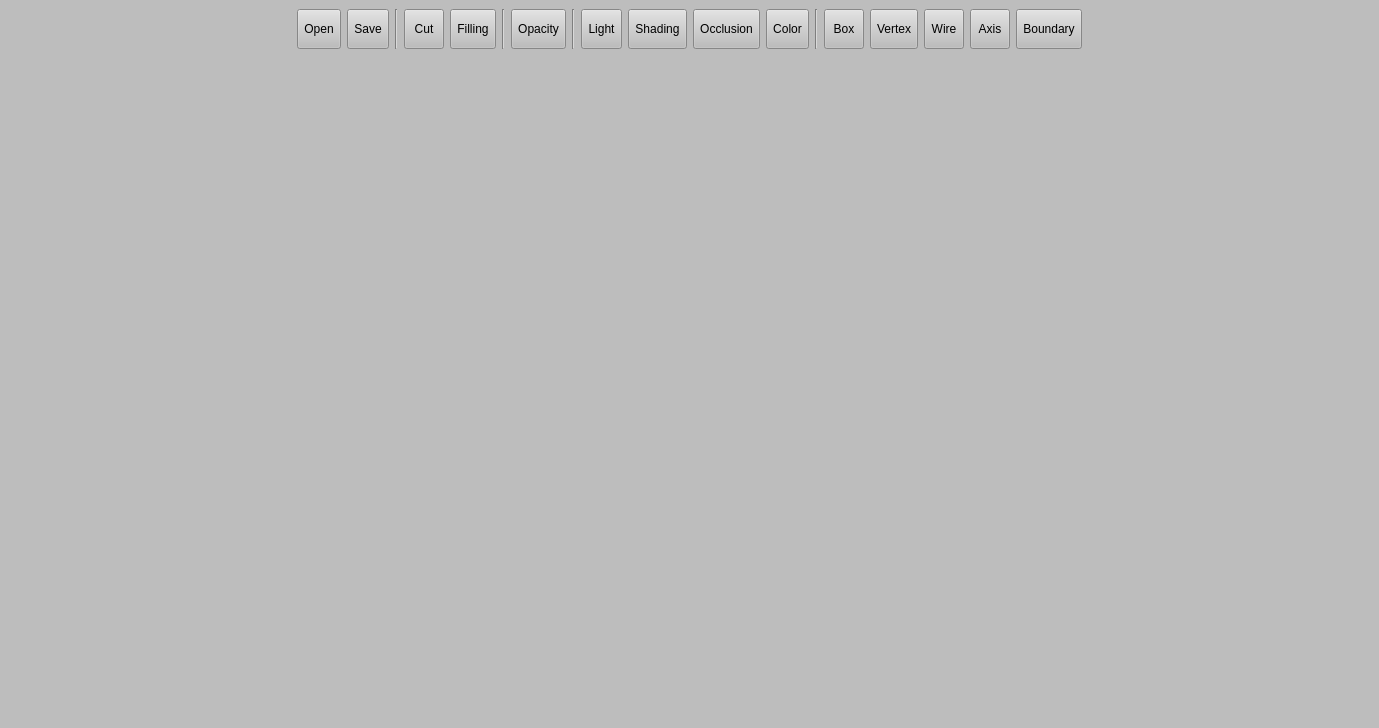
<?xml version="1.0" encoding="UTF-8"?>
<ui version="4.0">
 <class>STLViewer</class>
 <widget class="QWidget" name="STLViewer">
  <property name="geometry">
   <rect>
    <x>0</x>
    <y>0</y>
    <width>1379</width>
    <height>728</height>
   </rect>
  </property>
  <property name="windowTitle">
   <string>STLViewer</string>
  </property>
  <property name="styleSheet">
   <string notr="true">QWidget{

background-color: rgb(189, 189, 189);
}</string>
  </property>
  <layout class="QGridLayout" name="gridLayout_2">
   <property name="leftMargin">
    <number>0</number>
   </property>
   <property name="topMargin">
    <number>0</number>
   </property>
   <property name="rightMargin">
    <number>0</number>
   </property>
   <property name="bottomMargin">
    <number>0</number>
   </property>
   <item row="0" column="0">
    <layout class="QVBoxLayout" name="verticalLayout" stretch="0,1">
     <item>
      <layout class="QHBoxLayout" name="horizontalLayout">
       <item>
        <spacer name="horizontalSpacer">
         <property name="orientation">
          <enum>Qt::Horizontal</enum>
         </property>
         <property name="sizeHint" stdset="0">
          <size>
           <width>40</width>
           <height>20</height>
          </size>
         </property>
        </spacer>
       </item>
       <item>
        <widget class="QWidget" name="Mainwidget" native="true">
         <property name="focusPolicy">
          <enum>Qt::NoFocus</enum>
         </property>
         <property name="layoutDirection">
          <enum>Qt::RightToLeft</enum>
         </property>
         <property name="styleSheet">
          <string notr="true">QToolButton
{
	background-color:rgb(189,189,189);


}</string>
         </property>
         <layout class="QGridLayout" name="gridLayout">
          <item row="0" column="23">
           <widget class="QToolButton" name="SavetoolButton">
            <property name="minimumSize">
             <size>
              <width>40</width>
              <height>40</height>
             </size>
            </property>
            <property name="text">
             <string>Save</string>
            </property>
            <property name="icon">
             <iconset>
              <normaloff>../../Users/KOSA/Desktop/image/Save.png</normaloff>../../Users/KOSA/Desktop/image/Save.png</iconset>
            </property>
            <property name="iconSize">
             <size>
              <width>30</width>
              <height>30</height>
             </size>
            </property>
            <property name="toolButtonStyle">
             <enum>Qt::ToolButtonTextUnderIcon</enum>
            </property>
           </widget>
          </item>
          <item row="0" column="21">
           <widget class="QToolButton" name="CuttoolButton">
            <property name="sizePolicy">
             <sizepolicy hsizetype="Minimum" vsizetype="Minimum">
              <horstretch>0</horstretch>
              <verstretch>0</verstretch>
             </sizepolicy>
            </property>
            <property name="minimumSize">
             <size>
              <width>40</width>
              <height>40</height>
             </size>
            </property>
            <property name="mouseTracking">
             <bool>true</bool>
            </property>
            <property name="styleSheet">
             <string notr="true">QPushButton:hover,QToolButton:hover {

  border-top-color: qlineargradient(x1: 0, y1: 0, x2: 0, y2: 1, stop: 0 #b2afaa, stop: 0.5 #4847a1, stop: 1 #7e7cb6);
  border-radius: 1px;
  border-top-width: 15px;
  border-bottom-color: qlineargradient(x1: 0, y1: 0, x2: 0, y2: 1, stop: 0 #7e7cb6, stop: 0.5 #4847a1, stop: 1 #b2afaa);
  border-bottom-width: 15px;
  background-color: qlineargradient(x1: 0, y1: 0, x2: 0, y2: 1, stop: 0 #e4e0e1, stop: 1 #cfcbcd);

}</string>
            </property>
            <property name="text">
             <string>Cut</string>
            </property>
            <property name="icon">
             <iconset>
              <normaloff>../../Users/KOSA/Desktop/image/cut.png</normaloff>../../Users/KOSA/Desktop/image/cut.png</iconset>
            </property>
            <property name="iconSize">
             <size>
              <width>30</width>
              <height>30</height>
             </size>
            </property>
            <property name="checkable">
             <bool>false</bool>
            </property>
            <property name="toolButtonStyle">
             <enum>Qt::ToolButtonTextUnderIcon</enum>
            </property>
            <property name="arrowType">
             <enum>Qt::NoArrow</enum>
            </property>
           </widget>
          </item>
          <item row="0" column="7">
           <widget class="QToolButton" name="BoxtoolButton">
            <property name="minimumSize">
             <size>
              <width>40</width>
              <height>40</height>
             </size>
            </property>
            <property name="text">
             <string>Box</string>
            </property>
            <property name="icon">
             <iconset>
              <normaloff>../../Users/KOSA/Desktop/image/Box.png</normaloff>../../Users/KOSA/Desktop/image/Box.png</iconset>
            </property>
            <property name="iconSize">
             <size>
              <width>30</width>
              <height>30</height>
             </size>
            </property>
            <property name="toolButtonStyle">
             <enum>Qt::ToolButtonTextUnderIcon</enum>
            </property>
           </widget>
          </item>
          <item row="0" column="22">
           <widget class="Line" name="line_4">
            <property name="orientation">
             <enum>Qt::Vertical</enum>
            </property>
           </widget>
          </item>
          <item row="0" column="6">
           <widget class="QToolButton" name="VertextoolButton">
            <property name="minimumSize">
             <size>
              <width>40</width>
              <height>40</height>
             </size>
            </property>
            <property name="text">
             <string>Vertex</string>
            </property>
            <property name="icon">
             <iconset>
              <normaloff>../../Users/KOSA/Desktop/image/Vertex.png</normaloff>../../Users/KOSA/Desktop/image/Vertex.png</iconset>
            </property>
            <property name="iconSize">
             <size>
              <width>30</width>
              <height>30</height>
             </size>
            </property>
            <property name="toolButtonStyle">
             <enum>Qt::ToolButtonTextUnderIcon</enum>
            </property>
           </widget>
          </item>
          <item row="0" column="8">
           <widget class="Line" name="line_3">
            <property name="orientation">
             <enum>Qt::Vertical</enum>
            </property>
           </widget>
          </item>
          <item row="0" column="24">
           <widget class="QToolButton" name="OpentoolButton">
            <property name="minimumSize">
             <size>
              <width>40</width>
              <height>40</height>
             </size>
            </property>
            <property name="text">
             <string>Open</string>
            </property>
            <property name="icon">
             <iconset>
              <normaloff>../../Users/KOSA/Desktop/image/Open.png</normaloff>../../Users/KOSA/Desktop/image/Open.png</iconset>
            </property>
            <property name="iconSize">
             <size>
              <width>30</width>
              <height>30</height>
             </size>
            </property>
            <property name="toolButtonStyle">
             <enum>Qt::ToolButtonTextUnderIcon</enum>
            </property>
           </widget>
          </item>
          <item row="0" column="20">
           <widget class="QToolButton" name="FillingtoolButton">
            <property name="minimumSize">
             <size>
              <width>40</width>
              <height>40</height>
             </size>
            </property>
            <property name="text">
             <string>Filling</string>
            </property>
            <property name="icon">
             <iconset>
              <normaloff>../../Users/KOSA/Desktop/image/filling.png</normaloff>../../Users/KOSA/Desktop/image/filling.png</iconset>
            </property>
            <property name="iconSize">
             <size>
              <width>30</width>
              <height>30</height>
             </size>
            </property>
            <property name="toolButtonStyle">
             <enum>Qt::ToolButtonTextUnderIcon</enum>
            </property>
           </widget>
          </item>
          <item row="0" column="10">
           <widget class="QToolButton" name="OcclusiontoolButton">
            <property name="minimumSize">
             <size>
              <width>40</width>
              <height>40</height>
             </size>
            </property>
            <property name="text">
             <string>Occlusion</string>
            </property>
            <property name="toolButtonStyle">
             <enum>Qt::ToolButtonTextUnderIcon</enum>
            </property>
           </widget>
          </item>
          <item row="0" column="15">
           <widget class="Line" name="line_2">
            <property name="orientation">
             <enum>Qt::Vertical</enum>
            </property>
           </widget>
          </item>
          <item row="0" column="4">
           <widget class="QToolButton" name="AxistoolButton">
            <property name="minimumSize">
             <size>
              <width>40</width>
              <height>40</height>
             </size>
            </property>
            <property name="text">
             <string>Axis</string>
            </property>
            <property name="icon">
             <iconset>
              <normaloff>../../Users/KOSA/Desktop/image/Axis.png</normaloff>../../Users/KOSA/Desktop/image/Axis.png</iconset>
            </property>
            <property name="iconSize">
             <size>
              <width>30</width>
              <height>30</height>
             </size>
            </property>
            <property name="toolButtonStyle">
             <enum>Qt::ToolButtonTextUnderIcon</enum>
            </property>
           </widget>
          </item>
          <item row="0" column="9">
           <widget class="QToolButton" name="ColortoolButton">
            <property name="minimumSize">
             <size>
              <width>40</width>
              <height>40</height>
             </size>
            </property>
            <property name="text">
             <string>Color</string>
            </property>
            <property name="icon">
             <iconset>
              <normaloff>../../Users/KOSA/Desktop/image/Color.png</normaloff>../../Users/KOSA/Desktop/image/Color.png</iconset>
            </property>
            <property name="iconSize">
             <size>
              <width>30</width>
              <height>30</height>
             </size>
            </property>
            <property name="toolButtonStyle">
             <enum>Qt::ToolButtonTextUnderIcon</enum>
            </property>
           </widget>
          </item>
          <item row="0" column="14">
           <widget class="QToolButton" name="LighttoolButton">
            <property name="minimumSize">
             <size>
              <width>40</width>
              <height>40</height>
             </size>
            </property>
            <property name="text">
             <string>Light</string>
            </property>
            <property name="icon">
             <iconset>
              <normaloff>../../Users/KOSA/Desktop/image/light.png</normaloff>../../Users/KOSA/Desktop/image/light.png</iconset>
            </property>
            <property name="iconSize">
             <size>
              <width>30</width>
              <height>30</height>
             </size>
            </property>
            <property name="toolButtonStyle">
             <enum>Qt::ToolButtonTextUnderIcon</enum>
            </property>
           </widget>
          </item>
          <item row="0" column="19">
           <widget class="Line" name="line">
            <property name="orientation">
             <enum>Qt::Vertical</enum>
            </property>
           </widget>
          </item>
          <item row="0" column="16">
           <widget class="QToolButton" name="OpacitytoolButton">
            <property name="minimumSize">
             <size>
              <width>40</width>
              <height>40</height>
             </size>
            </property>
            <property name="text">
             <string>Opacity</string>
            </property>
            <property name="icon">
             <iconset>
              <normaloff>../../Users/KOSA/Desktop/image/Opacity.png</normaloff>../../Users/KOSA/Desktop/image/Opacity.png</iconset>
            </property>
            <property name="iconSize">
             <size>
              <width>30</width>
              <height>30</height>
             </size>
            </property>
            <property name="toolButtonStyle">
             <enum>Qt::ToolButtonTextUnderIcon</enum>
            </property>
           </widget>
          </item>
          <item row="0" column="5">
           <widget class="QToolButton" name="WiretoolButton">
            <property name="minimumSize">
             <size>
              <width>40</width>
              <height>40</height>
             </size>
            </property>
            <property name="text">
             <string>Wire</string>
            </property>
            <property name="icon">
             <iconset>
              <normaloff>../../Users/KOSA/Desktop/image/LineView.png</normaloff>../../Users/KOSA/Desktop/image/LineView.png</iconset>
            </property>
            <property name="iconSize">
             <size>
              <width>30</width>
              <height>30</height>
             </size>
            </property>
            <property name="toolButtonStyle">
             <enum>Qt::ToolButtonTextUnderIcon</enum>
            </property>
           </widget>
          </item>
          <item row="0" column="11">
           <widget class="QToolButton" name="ShadingtoolButton">
            <property name="minimumSize">
             <size>
              <width>40</width>
              <height>40</height>
             </size>
            </property>
            <property name="text">
             <string>Shading</string>
            </property>
            <property name="icon">
             <iconset>
              <normaloff>../../Users/KOSA/Desktop/image/Sha.png</normaloff>../../Users/KOSA/Desktop/image/Sha.png</iconset>
            </property>
            <property name="iconSize">
             <size>
              <width>30</width>
              <height>30</height>
             </size>
            </property>
            <property name="toolButtonStyle">
             <enum>Qt::ToolButtonTextUnderIcon</enum>
            </property>
           </widget>
          </item>
          <item row="0" column="3">
           <widget class="QToolButton" name="toolButton">
            <property name="minimumSize">
             <size>
              <width>40</width>
              <height>40</height>
             </size>
            </property>
            <property name="text">
             <string>Boundary</string>
            </property>
           </widget>
          </item>
         </layout>
        </widget>
       </item>
       <item>
        <spacer name="horizontalSpacer_2">
         <property name="orientation">
          <enum>Qt::Horizontal</enum>
         </property>
         <property name="sizeHint" stdset="0">
          <size>
           <width>40</width>
           <height>20</height>
          </size>
         </property>
        </spacer>
       </item>
      </layout>
     </item>
     <item>
      <widget class="CustomVTKWidget" name="openGLWidget" native="true"/>
     </item>
    </layout>
   </item>
  </layout>
 </widget>
 <customwidgets>
  <customwidget>
   <class>CustomVTKWidget</class>
   <extends>QWidget</extends>
   <header>customvtkwidget.h</header>
  </customwidget>
 </customwidgets>
 <resources/>
 <connections/>
</ui>
